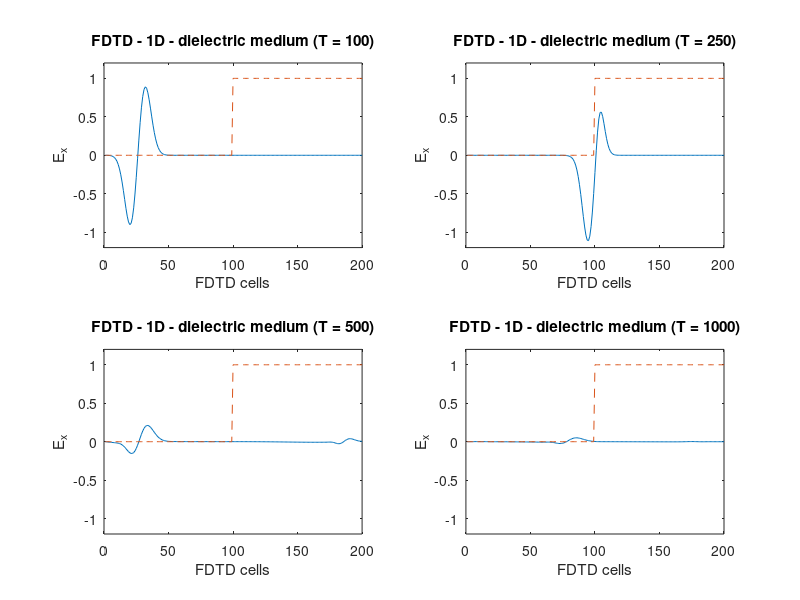

MATLAB code to generate this figure:
clear; clc; close all;

% FDTD - 1D - Simulation of a pulse hitting a DEBYE MEDIUM

ke=200;
ex = zeros(1,ke); 
hy = zeros(1,ke);
dx = zeros(1,ke);
ix = zeros(1,ke);
sx = zeros(1,ke);

ddx = 0.01;
dt = ddx / 6e8;

t0 = 50;
spread = 10;

% create dielectric profile
epsz = 8.854e-12;
epsr =2;
sigma = 0.01;
tau = 0.001 * 1e-6;
chi = 2;
k_start = 100;

gax = ones(1,ke);
gbx = zeros(1,ke);
gcx = zeros(1,ke);
gax(k_start:end) = 1 / (epsr + (sigma*dt/epsz) + chi*dt/tau);
gbx(k_start:end) = sigma*dt/epsz ;
gcx(k_start:end) = chi*dt/tau ;
del_exp = exp(-dt/tau);

% MAIN FDTD Loop
% n -> TIME
% k -> SPACE
N = 1000;
for n = 1:N+1
   
    % electric field - Ex
    for k=2:ke
       dx(k) = dx(k) + 0.5 * ( hy(k-1)-hy(k) ); 
    end
    
    % create a gaussian pulse 
    pulse = exp( -0.5 * ((t0-n)/spread)^2 );
    dx(6) = pulse + dx(6);
    
    for k = 2:ke
       ex(k) = gax(k) * ( dx(k)-ix(k)-del_exp*sx(k) );
       ix(k) = ix(k) + gbx(k) * ex(k);
       sx(k) = del_exp * sx(k) + gcx(k) * ex(k);
    end
    
    % magnetic field - Hy
    for k=1:ke-1
       hy(k) = hy(k) + 0.5* ( ex(k)-ex(k+1) ); 
    end
    
    if n == 250
        ex250 = ex; N250 = n;
    end
    
    if n==100
        ex150 = ex; N150 = n;
    end
    
    if n == 500
        ex500 = ex; N500 = n;
    end

end
fplot  = [zeros(1,k_start-1) ones(1,ke-k_start+1)];
%%
figure

subplot(2,2,1)
plot(ex150); ylabel('E_x'); xlabel('FDTD cells'); 
ylim([-1.2 1.2]); title(['FDTD - 1D - dielectric medium (T = ', num2str(N150) , ')' ]);
hold on; plot(1:ke,fplot,'--');

subplot(2,2,2)
plot(ex250); ylabel('E_x'); xlabel('FDTD cells'); 
ylim([-1.2 1.2]); title(['FDTD - 1D - dielectric medium (T = ', num2str(N250) , ')' ]);
hold on; plot(1:ke,fplot,'--'); 

subplot(2,2,3)
plot(ex500); ylabel('E_x'); xlabel('FDTD cells'); 
ylim([-1.2 1.2]); title(['FDTD - 1D - dielectric medium (T = ', num2str(N500) , ')' ]);
hold on; plot(1:ke,fplot,'--');

subplot(2,2,4)
plot(ex); ylabel('E_x'); xlabel('FDTD cells'); 
ylim([-1.2 1.2]); title(['FDTD - 1D - dielectric medium (T = ', num2str(N) , ')' ]);
hold on; plot(1:ke,fplot,'--');